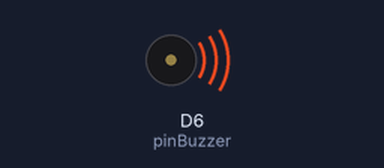
A sketch run on a simulated ESP8266 (NodeMCU). Parts: buzzer (waves = sounding, pin HIGH).

Above: at 0.05 s.
Timing chart, 0 to 3.0 s (numbered marks = the images above):
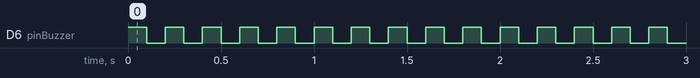

The sketch:

Buzzer.ino
```cpp
int pinBuzzer= D6;

void setup(){
pinMode(pinBuzzer, OUTPUT);
}
void loop(){
digitalWrite(pinBuzzer, HIGH);
delay(100);
digitalWrite(pinBuzzer, LOW);
delay(100);
}
```

Measured:
- by itself, D6 (pinBuzzer): alternates HIGH for 0.10 s and LOW for 0.10 s
